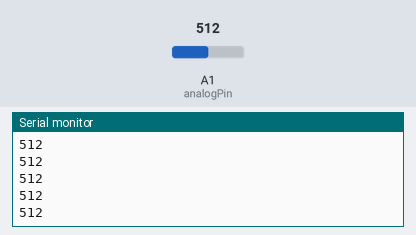
Recording of a sketch running on a simulated Arduino Uno, built with avr-gcc and run on an emulated ATmega328P. On the bench: the last lines printed to the serial monitor. The test bench sets the inputs (shaded band); at power-on: A1 (analogPin) = 512.

Above: at 1.2 s.
1.3 s: A1 (analogPin) set to 716
At 1.56 s:
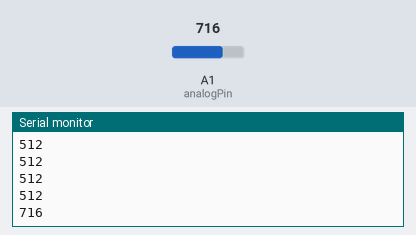
2.8 s: A1 (analogPin) set to 900
At 2.96 s:
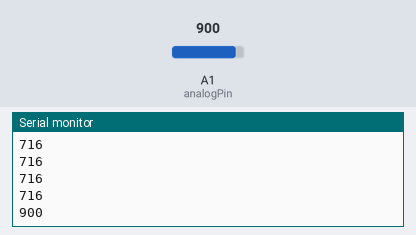
Timing chart, 0 to 5.8 s (numbered marks = the images above; inputs shaded):
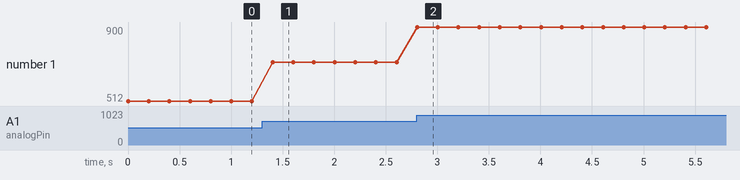

Measured:
- after the input at 1.3 s, the serial monitor: prints a new line after 0.10 s (image 1)
- after the input at 2.8 s, the serial monitor: prints a new line at once (image 2)
- plotted number 1: 512 → 716 after the input at 1.3 s, 716 → 900 after the input at 2.8 s

The sketch:

pinoAnalogico.ino
```cpp
#define analogPin A1

void setup() {
  Serial.begin(57600);
}

void loop() {
  int varA = analogRead(analogPin);
 Serial.println(varA);
 delay(200);
}
```
